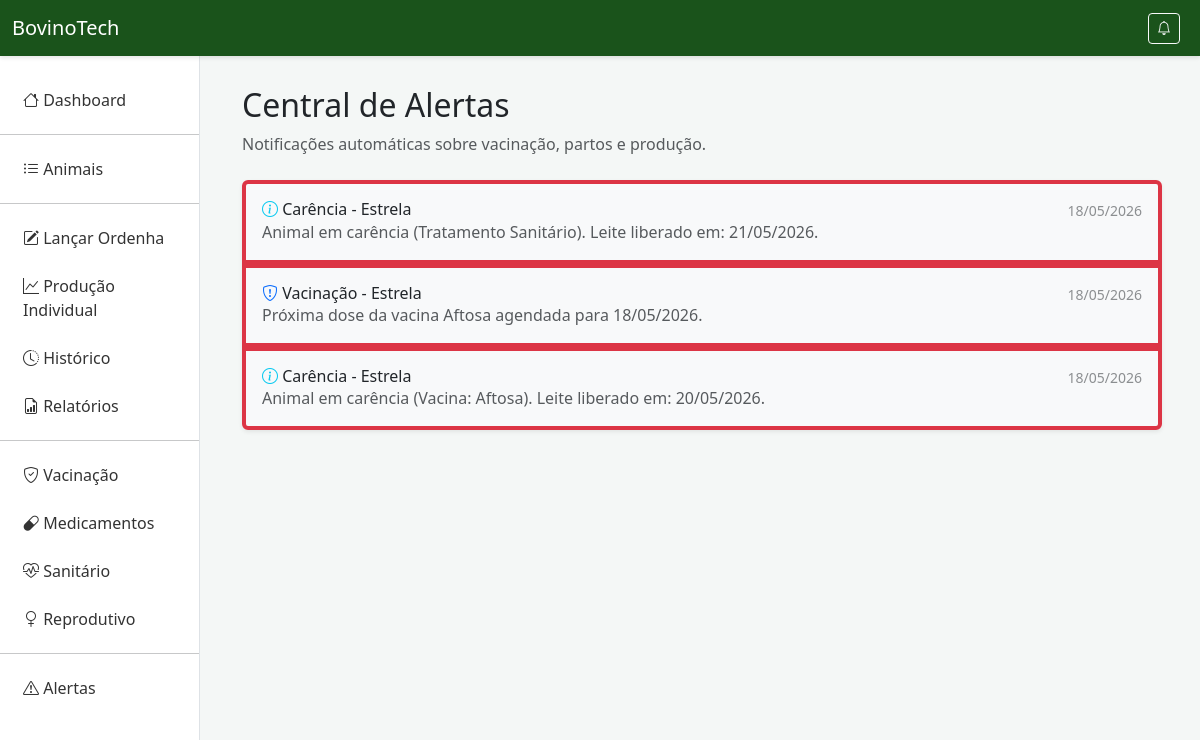
/alertas/, run on an earlier commit of the app's database.
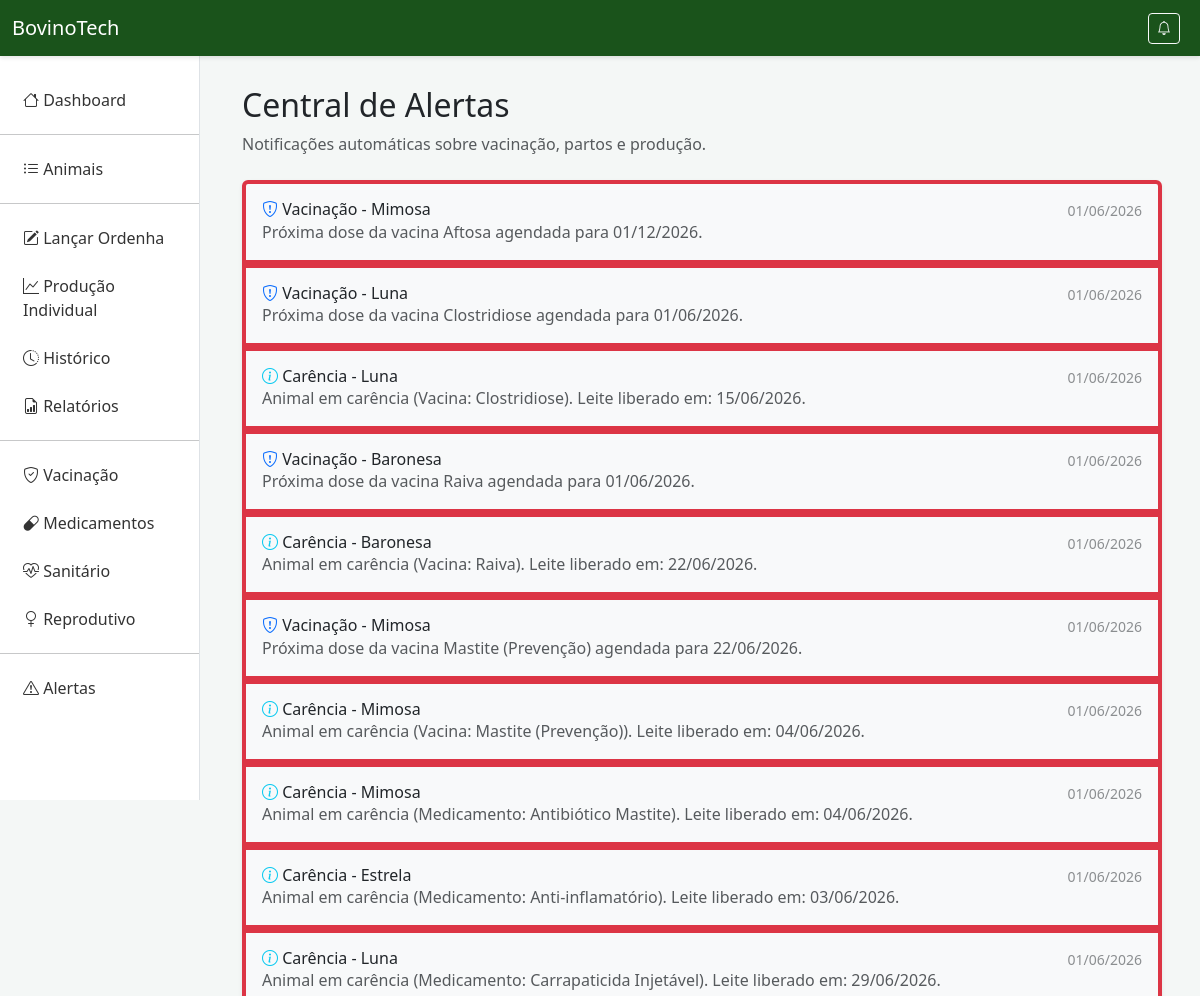
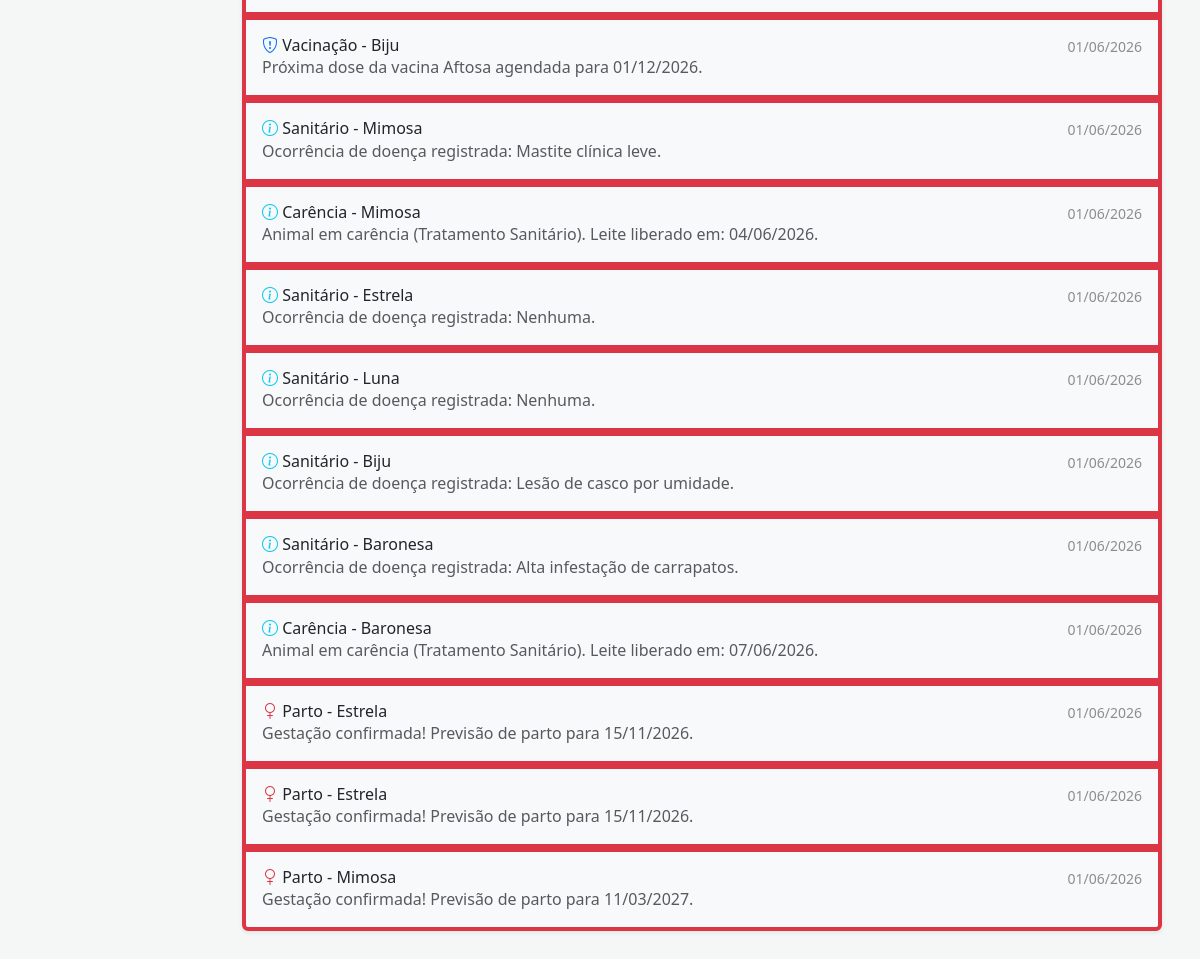
And on a later commit of the database (2 pictures, top to bottom).
### producao/models.py (models this page shows, shortened)
class Alerta(models.Model):
    TIPO_ALERTA = [
        ('VAC', 'Vacinação'),
        ('PAR', 'Parto'),
        ('PRO', 'Queda de Produção'),
        ('CAR', 'Carência'),
        ('SAN', 'Sanitário'),
    ]
    animal = models.ForeignKey(Animal, on_delete=models.CASCADE)
    tipo = models.CharField(max_length=3, choices=TIPO_ALERTA)
    mensagem = models.TextField()
    data_alerta = models.DateField(auto_now_add=True)
    lido = models.BooleanField(default=False)
    vacinacao = models.ForeignKey(Vacinacao, on_delete=models.CASCADE, null=True, blank=True)
    medicamento = models.ForeignKey(Medicamento, on_delete=models.CASCADE, null=True, blank=True)
    controle_sanitario = models.ForeignKey(ControleSanitario, on_delete=models.CASCADE, null=True, blank=True)

class Animal(models.Model):
    SEXO_CHOICES = [('M', 'Macho'), ('F', 'Fêmea')]
    identificacao = models.CharField(max_length=100, unique=True, verbose_name="Brinco/Nome")
    raca = models.CharField(max_length=100, verbose_name="Raça")
    data_nascimento = models.DateField(verbose_name="Data de Nascimento")
    sexo = models.CharField(max_length=1, choices=SEXO_CHOICES, verbose_name="Sexo")

### producao/views.py (the view)
# urls.py: path('alertas/', views.lista_alertas, name='lista_alertas'),
def lista_alertas(request):
    alertas = Alerta.objects.all().order_by('-data_alerta')
    return render(request, 'alertas.html', {'alertas': alertas})

### producao/templates/alertas.html (shortened to what this page needs)
{% extends 'base.html' %}
{% block content %}
<div class="mb-4">
    <h2>Central de Alertas</h2>
    <p class="text-muted">Notificações automáticas sobre vacinação, partos e produção.</p>
</div>
<div class="list-group shadow-sm">
    {% for a in alertas %}
    <a href="{% url 'marcar_alerta_lido' a.pk %}" class="list-group-item list-group-item-action d-flex gap-3 py-3 {% if not a.lido %}bg-light border-start border-4 border-danger{% endif %}">
        <div class="d-flex gap-2 w-100 justify-content-between">
            <div>
                <h6 class="mb-0">
                    {% if a.tipo == 'VAC' %}<i class="bi bi-shield-exclamation text-primary"></i>
                    {% elif a.tipo == 'PAR' %}<i class="bi bi-gender-female text-danger"></i>
                    {% elif a.tipo == 'PRO' %}<i class="bi bi-graph-down text-warning"></i>
                    {% else %}<i class="bi bi-info-circle text-info"></i>
                    {% endif %}
                    {{ a.get_tipo_display }} - {{ a.animal.identificacao }}
                </h6>
                <p class="mb-0 opacity-75">{{ a.mensagem }}</p>
            </div>
            <small class="opacity-50 text-nowrap">{{ a.data_alerta|date:"d/m/Y" }}</small>
        </div>
    </a>
    {% empty %}
    <div class="list-group-item text-center py-5">
        <i class="bi bi-check2-circle display-4 text-success"></i>
        <p class="mt-2">Tudo em dia! Nenhum alerta pendente.</p>
    </div>
    {% endfor %}
</div>
{% endblock %}

What changed in the data, as far as the page shows it:
removed Alerta: tipo "Carência", animal.identificacao "Estrela", mensagem "Animal em carência (Tratamento Sanitário). Leite liberado em: 21/05/2026.", data_alerta "18/05/2026"
removed Alerta: tipo "Vacinação", animal.identificacao "Estrela", mensagem "Próxima dose da vacina Aftosa agendada para 18/05/2026.", data_alerta "18/05/2026"
removed Alerta: tipo "Carência", animal.identificacao "Estrela", mensagem "Animal em carência (Vacina: Aftosa). Leite liberado em: 20/05/2026.", data_alerta "18/05/2026"
added Alerta: tipo "Vacinação", animal.identificacao "Mimosa", mensagem "Próxima dose da vacina Aftosa agendada para 01/12/2026.", data_alerta "01/06/2026"
added Alerta: tipo "Vacinação", animal.identificacao "Luna", mensagem "Próxima dose da vacina Clostridiose agendada para 01/06/2026.", data_alerta "01/06/2026"
added Alerta: tipo "Carência", animal.identificacao "Luna", mensagem "Animal em carência (Vacina: Clostridiose). Leite liberado em: 15/06/2026.", data_alerta "01/06/2026"
added Alerta: tipo "Vacinação", animal.identificacao "Baronesa", mensagem "Próxima dose da vacina Raiva agendada para 01/06/2026.", data_alerta "01/06/2026"
added Alerta: tipo "Carência", animal.identificacao "Baronesa", mensagem "Animal em carência (Vacina: Raiva). Leite liberado em: 22/06/2026.", data_alerta "01/06/2026"
added Alerta: tipo "Vacinação", animal.identificacao "Mimosa", mensagem "Próxima dose da vacina Mastite (Prevenção) agendada para 22/06/2026.", data_alerta "01/06/2026"
added Alerta: tipo "Carência", animal.identificacao "Mimosa", mensagem "Animal em carência (Vacina: Mastite (Prevenção)). Leite liberado em: 04/06/2026.", data_alerta "01/06/2026"
added Alerta: tipo "Carência", animal.identificacao "Mimosa", mensagem "Animal em carência (Medicamento: Antibiótico Mastite). Leite liberado em: 04/06/2026.", data_alerta "01/06/2026"
added Alerta: tipo "Carência", animal.identificacao "Estrela", mensagem "Animal em carência (Medicamento: Anti-inflamatório). Leite liberado em: 03/06/2026.", data_alerta "01/06/2026"
added Alerta: tipo "Carência", animal.identificacao "Luna", mensagem "Animal em carência (Medicamento: Carrapaticida Injetável). Leite liberado em: 29/06/2026.", data_alerta "01/06/2026"
added Alerta: tipo "Vacinação", animal.identificacao "Biju", mensagem "Próxima dose da vacina Aftosa agendada para 01/12/2026.", data_alerta "01/06/2026"
added Alerta: tipo "Sanitário", animal.identificacao "Mimosa", mensagem "Ocorrência de doença registrada: Mastite clínica leve.", data_alerta "01/06/2026"
added Alerta: tipo "Carência", animal.identificacao "Mimosa", mensagem "Animal em carência (Tratamento Sanitário). Leite liberado em: 04/06/2026.", data_alerta "01/06/2026"
added Alerta: tipo "Sanitário", animal.identificacao "Estrela", mensagem "Ocorrência de doença registrada: Nenhuma.", data_alerta "01/06/2026"
added Alerta: tipo "Sanitário", animal.identificacao "Luna", mensagem "Ocorrência de doença registrada: Nenhuma.", data_alerta "01/06/2026"
added Alerta: tipo "Sanitário", animal.identificacao "Biju", mensagem "Ocorrência de doença registrada: Lesão de casco por umidade.", data_alerta "01/06/2026"
added Alerta: tipo "Sanitário", animal.identificacao "Baronesa", mensagem "Ocorrência de doença registrada: Alta infestação de carrapatos.", data_alerta "01/06/2026"
added Alerta: tipo "Carência", animal.identificacao "Baronesa", mensagem "Animal em carência (Tratamento Sanitário). Leite liberado em: 07/06/2026.", data_alerta "01/06/2026"
added Alerta: tipo "Parto", animal.identificacao "Estrela", mensagem "Gestação confirmada! Previsão de parto para 15/11/2026.", data_alerta "01/06/2026"
added Alerta: tipo "Parto", animal.identificacao "Estrela", mensagem "Gestação confirmada! Previsão de parto para 15/11/2026.", data_alerta "01/06/2026"
added Alerta: tipo "Parto", animal.identificacao "Mimosa", mensagem "Gestação confirmada! Previsão de parto para 11/03/2027.", data_alerta "01/06/2026"
